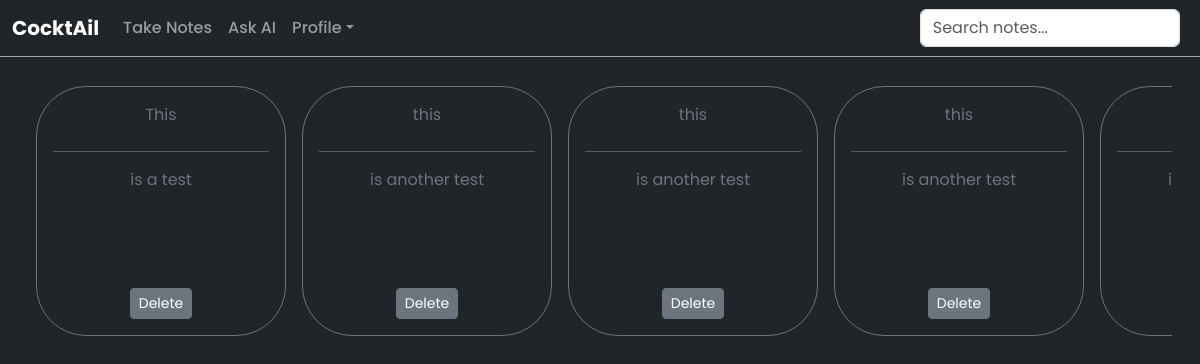
The page / (signed in) on the database its author committed.
### website/models.py (models this page shows, shortened)
class Note(db.Model):
    id = db.Column(db.Integer, primary_key=True)
    note_title = db.Column(db.String(10000), unique=False, nullable=False)
    note_content = db.Column(db.String(100000), unique=False, nullable=False)
    date = db.Column(db.DateTime(timezone=True), default=func.now())
    user_id = db.Column(db.Integer, db.ForeignKey('user.id'))

### website/views.py (the view)
@views.route('/', methods=["GET", "POST"])
@login_required
def home():
    user_notes = Note.query.filter_by(user_id=current_user.id).all()
    return render_template('home.html', notes=user_notes, user=current_user)

### main.py (called while the page is built)
@login_manager.user_loader
def load_user(id):
    return User.query.get(int(id))

### website/templates/home.html (shortened to what this page needs)
{% extends "base.html" %}
{% block content %}
<main class="container-fluid text-bg-dark vh-100">
    <div class="scroll-container d-flex flex-row overflow-auto custom-container">
			{% if notes %}
			{% for note in notes %}
				<a href="{{ url_for('views.get_note', note_id=note.id) }}" class="text-decoration-none">
					<div class="card custom-card text-bg-dark mx-2" style="width: 250px; height: 250px;">
						<div class="card-body d-flex flex-column h-100 text-center">
				        	<div class="card-title card-heading text-secondary">
				        		{{ note.note_title }}
				        	</div>
				        	<hr>
				        	<div class="card-text flex-grow-1 overflow-auto text-secondary">
				        		{{ note.note_content }}
				        	</div>
				        	<form method="POST" action="{{ url_for('views.delete_note', note_id=note.id) }}">
				        		<button class="btn btn-secondary btn-sm mt-2">
				        		Delete</button>
				        	</form>
				    	</div>
				    </div>
				</a>
	    	{% endfor %}
        	{% endif %}
    </div>
</main>
{% endblock %}

### website/static/styles.css (style rules this page uses)
body { font-family: 'Poppins', sans-serif !important; }
a { text-decoration: none; }
.custom-card { width: 250px; height: 250px !important; border-radius: 50px !important; cursor: pointer; border: 1px solid #6c757d !important; }
.custom-container { margin-top: 70px; left: 0px; }

### rows shown on the page
Note: note_title "This", note_content "is a test"
Note: note_title "this", note_content "is another test"
Note: note_title "this", note_content "is another test"
Note: note_title "this", note_content "is another test"
